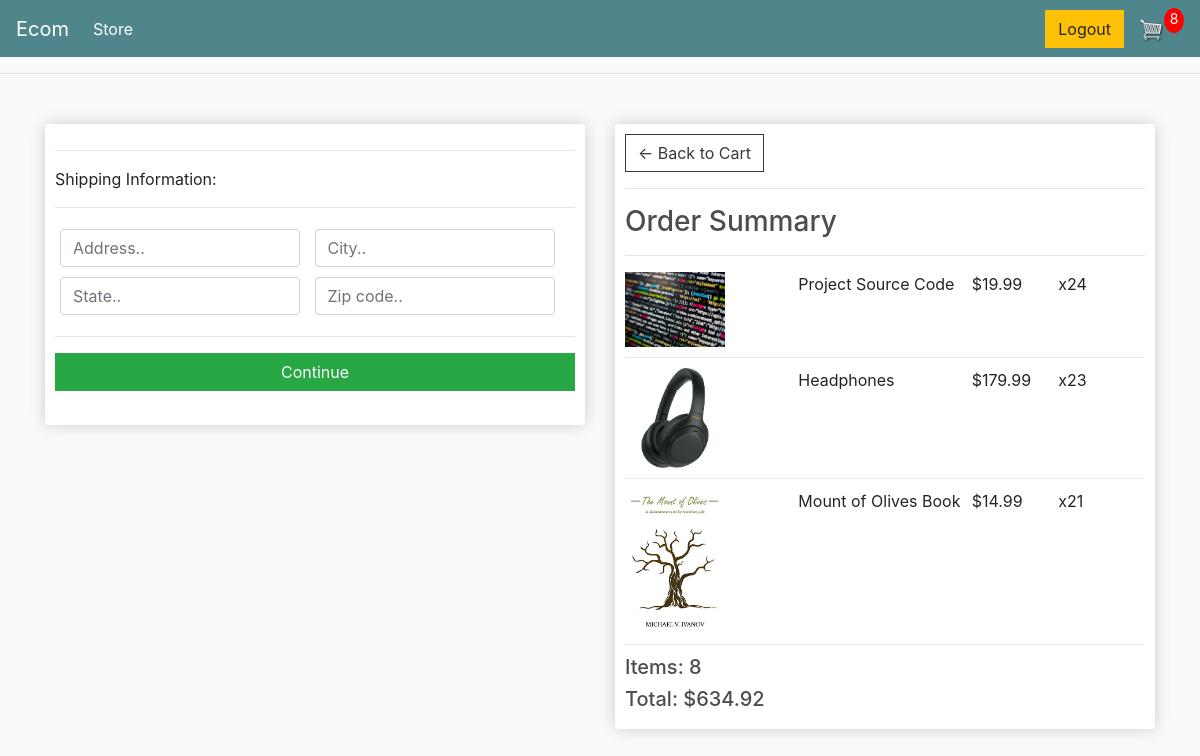
Screenshot of /checkout/ (signed in) with the database file from the repository.
### store/models.py (models this page shows, shortened)
class OrderItem(models.Model):
    product = models.ForeignKey(Product, on_delete=models.SET_NULL, blank=True, null=True)
    order = models.ForeignKey(Order, on_delete=models.SET_NULL, blank=True, null=True)
    quantity = models.IntegerField(default=0, null=True, blank=True)
    date_added = models.DateTimeField(auto_now_add=True)
    @property
    def get_total(self):
        total = self.product.price * self.quantity
        return total

class Product(models.Model):
    name = models.CharField(max_length=200, null=True)
    price = models.DecimalField(max_digits=7, decimal_places=2)
    digital = models.BooleanField(default=False, null=True, blank=False)
    image = models.ImageField(null=True, blank=True)
    @property
    def imageURL(self):
        try:
            url = self.image.url
        except:
            url = ''
        return url

class Order(models.Model):
    customer = models.ForeignKey(Customer, on_delete=models.SET_NULL, null=True, blank=True)
    date_ordered = models.DateTimeField(auto_now_add=True)
    complete = models.BooleanField(default=False)
    transaction_id = models.CharField(max_length=200, null=True)
    @property
    def get_cart_total(self):
        orderitems = self.orderitem_set.all()
        total = sum([item.get_total for item in orderitems])
        return total
    @property
    def get_cart_items(self):
        orderitems = self.orderitem_set.all()
        total = sum([item.quantity for item in orderitems])
        return total
    @property
    def shipping(self):
        shipping = False
        orderitems = self.orderitem_set.all()
        for i in orderitems:
            if i.product.digital == False:
                shipping = True
        return shipping

### store/views.py (the view)
# urls.py: path('checkout/', views.checkout, name='checkout'),
def checkout(request):
    data = cartData(request)
    cartItems = data['cartItems']
    order = data['order']
    items = data['items']
    context = {'items':items, 'order':order,'cartItems':cartItems}
    return render(request,'checkout.html',context)

### store/utils.py (called while the page is built)
def cartData(request):
    if request.user.is_authenticated:
        customer = request.user.customer
        order, created = Order.objects.get_or_create(customer=customer, complete=False)
        items = order.orderitem_set.all()
        cartItems = order.get_cart_items
    else:
        cookieData = cookieCart(request)
        cartItems = cookieData['cartItems']
        order = cookieData['order']
        items = cookieData['items']
    return {'cartItems': cartItems, 'order':order,'items':items}

### store/templates/checkout.html (shortened to what this page needs)
{% extends 'main.html' %}
{% load static %}
{% block content %}
    <div class="row">
        <div class="col-lg-6">
            <div class="box-element" id="form-wrapper">
                <form id="form">
                    <div id="shipping-info">
                        <hr>
                        <p>Shipping Information:</p>
                        <hr>
                        <div class="form-field">
                            <input class="form-control" type="text" name="address" placeholder="Address..">
                        </div>
                        <div class="form-field">
                            <input class="form-control" type="text" name="city" placeholder="City..">
                        </div>
                        <div class="form-field">
                            <input class="form-control" type="text" name="state" placeholder="State..">
                        </div>
                        <div class="form-field">
                            <input class="form-control" type="text" name="zipcode" placeholder="Zip code..">
                        </div>
                    </div>
                    <hr>
                    <input id="form-button" class="btn btn-success btn-block" type="submit" value="Continue">
                </form>
                <br>
            </div>
        </div>
        <div class="col-lg-6">
            <div class="box-element">
                <a  class="btn btn-outline-dark" href="{% url 'cart' %}">&#x2190; Back to Cart</a>
                <hr>
                <h3>Order Summary</h3>
                <hr>
                {% for item in items %}
                <div class="cart-row">
                    <div style="flex:2"><img class="row-image" src="{{item.product.imageURL}}"></div>
                    <div style="flex:2"><p>{{item.product.name}}</p></div>
                    <div style="flex:1"><p>${{item.product.price}}</p></div>
                    <div style="flex:1"><p>x2{{item.quantity}}</p></div>
                </div>
                {% endfor %}
                <h5>Items:   {{order.get_cart_items}}</h5>
                <h5>Total:   ${{order.get_cart_total|floatformat:2}}</h5>
            </div>
        </div>
    </div>
{% endblock content %}

### static/css/main.css (style rules this page uses)
body { background-color: hsl(0, 0%, 98%); }
h1,h2,h3,h4,h5,h6 { color:hsl(0, 0%, 30%); }
.box-element { box-shadow:hsl(0, 0%, 80%) 0 0 16px; background-color: #fff; border-radius: 4px; padding: 10px; }
.col-lg-4, .col-lg-6, .col-lg-8, .col-lg-12 { margin-top: 10px; }
.btn { border-radius: 0; }
.row-image { width: 100px; }
.form-field { width:250px; display: inline-block; padding: 5px; }
.cart-row { display: flex; align-items: flex-stretch; padding-bottom: 10px; margin-bottom: 10px; border-bottom: 1px solid #ececec; }

### rows the page displays
OrderItem: product.imageURL (picture), product.name "Project Source Code", product.price "19.99", quantity "4"
OrderItem: product.imageURL (picture), product.name "Headphones", product.price "179.99", quantity "3"
OrderItem: product.imageURL (picture), product.name "Mount of Olives Book", product.price "14.99", quantity "1"
Order: get_cart_items "8", get_cart_total "634.92"

### other values shown
{{ cartItems }} "8"
